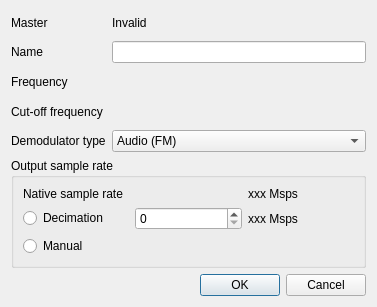
<?xml version="1.0" encoding="UTF-8"?>
<ui version="4.0">
 <class>AddChanDialog</class>
 <widget class="QDialog" name="AddChanDialog">
  <property name="geometry">
   <rect>
    <x>0</x>
    <y>0</y>
    <width>377</width>
    <height>307</height>
   </rect>
  </property>
  <property name="windowTitle">
   <string>Add channel</string>
  </property>
  <layout class="QGridLayout" name="gridLayout">
   <item row="0" column="0">
    <widget class="QLabel" name="label_4">
     <property name="text">
      <string>Master</string>
     </property>
    </widget>
   </item>
   <item row="5" column="1">
    <widget class="QComboBox" name="demodTypeCombo">
     <item>
      <property name="text">
       <string>Audio (FM)</string>
      </property>
     </item>
     <item>
      <property name="text">
       <string>Audio (AM)</string>
      </property>
     </item>
     <item>
      <property name="text">
       <string>Audio (USB)</string>
      </property>
     </item>
     <item>
      <property name="text">
       <string>Audio (LSB)</string>
      </property>
     </item>
     <item>
      <property name="text">
       <string>Raw IQ</string>
      </property>
     </item>
    </widget>
   </item>
   <item row="4" column="0">
    <widget class="QLabel" name="label_3">
     <property name="text">
      <string>Cut-off frequency</string>
     </property>
    </widget>
   </item>
   <item row="4" column="1">
    <widget class="FrequencySpinBox" name="bandwidthSpinBox"/>
   </item>
   <item row="7" column="0" colspan="2">
    <widget class="QDialogButtonBox" name="buttonBox">
     <property name="orientation">
      <enum>Qt::Horizontal</enum>
     </property>
     <property name="standardButtons">
      <set>QDialogButtonBox::Cancel|QDialogButtonBox::Ok</set>
     </property>
    </widget>
   </item>
   <item row="1" column="1">
    <widget class="QLineEdit" name="nameEdit"/>
   </item>
   <item row="1" column="0">
    <widget class="QLabel" name="label">
     <property name="text">
      <string>Name</string>
     </property>
    </widget>
   </item>
   <item row="3" column="0">
    <widget class="QLabel" name="label_2">
     <property name="text">
      <string>Frequency</string>
     </property>
    </widget>
   </item>
   <item row="0" column="1">
    <widget class="QLabel" name="masterLabel">
     <property name="text">
      <string>Invalid</string>
     </property>
    </widget>
   </item>
   <item row="3" column="1">
    <widget class="FrequencySpinBox" name="frequencySpinBox"/>
   </item>
   <item row="5" column="0">
    <widget class="QLabel" name="label_6">
     <property name="text">
      <string>Demodulator type</string>
     </property>
    </widget>
   </item>
   <item row="6" column="0" colspan="2">
    <widget class="QGroupBox" name="groupBox">
     <property name="title">
      <string>Output sample rate</string>
     </property>
     <layout class="QGridLayout" name="gridLayout_2">
      <item row="1" column="0">
       <widget class="QRadioButton" name="decimationRadio">
        <property name="text">
         <string>Decimation</string>
        </property>
        <property name="checkable">
         <bool>true</bool>
        </property>
        <property name="checked">
         <bool>false</bool>
        </property>
        <attribute name="buttonGroup">
         <string notr="true">buttonGroup</string>
        </attribute>
       </widget>
      </item>
      <item row="1" column="1">
       <widget class="QSpinBox" name="decimationSpin"/>
      </item>
      <item row="3" column="0">
       <widget class="QRadioButton" name="manualRadio">
        <property name="text">
         <string>Manual</string>
        </property>
        <attribute name="buttonGroup">
         <string notr="true">buttonGroup</string>
        </attribute>
       </widget>
      </item>
      <item row="1" column="2">
       <widget class="QLabel" name="decimatedRateLabel">
        <property name="text">
         <string>xxx Msps</string>
        </property>
       </widget>
      </item>
      <item row="3" column="1" colspan="2">
       <widget class="FrequencySpinBox" name="manualRateSpin"/>
      </item>
      <item row="0" column="2">
       <widget class="QLabel" name="sourceRateLabel">
        <property name="text">
         <string>xxx Msps</string>
        </property>
       </widget>
      </item>
      <item row="0" column="0" colspan="2">
       <widget class="QLabel" name="label_5">
        <property name="text">
         <string>Native sample rate</string>
        </property>
       </widget>
      </item>
     </layout>
    </widget>
   </item>
  </layout>
 </widget>
 <customwidgets>
  <customwidget>
   <class>FrequencySpinBox</class>
   <extends>QWidget</extends>
   <header>FrequencySpinBox.h</header>
  </customwidget>
 </customwidgets>
 <resources/>
 <connections>
  <connection>
   <sender>buttonBox</sender>
   <signal>accepted()</signal>
   <receiver>AddChanDialog</receiver>
   <slot>accept()</slot>
   <hints>
    <hint type="sourcelabel">
     <x>248</x>
     <y>254</y>
    </hint>
    <hint type="destinationlabel">
     <x>157</x>
     <y>274</y>
    </hint>
   </hints>
  </connection>
  <connection>
   <sender>buttonBox</sender>
   <signal>rejected()</signal>
   <receiver>AddChanDialog</receiver>
   <slot>reject()</slot>
   <hints>
    <hint type="sourcelabel">
     <x>316</x>
     <y>260</y>
    </hint>
    <hint type="destinationlabel">
     <x>286</x>
     <y>274</y>
    </hint>
   </hints>
  </connection>
 </connections>
 <buttongroups>
  <buttongroup name="buttonGroup"/>
 </buttongroups>
</ui>
